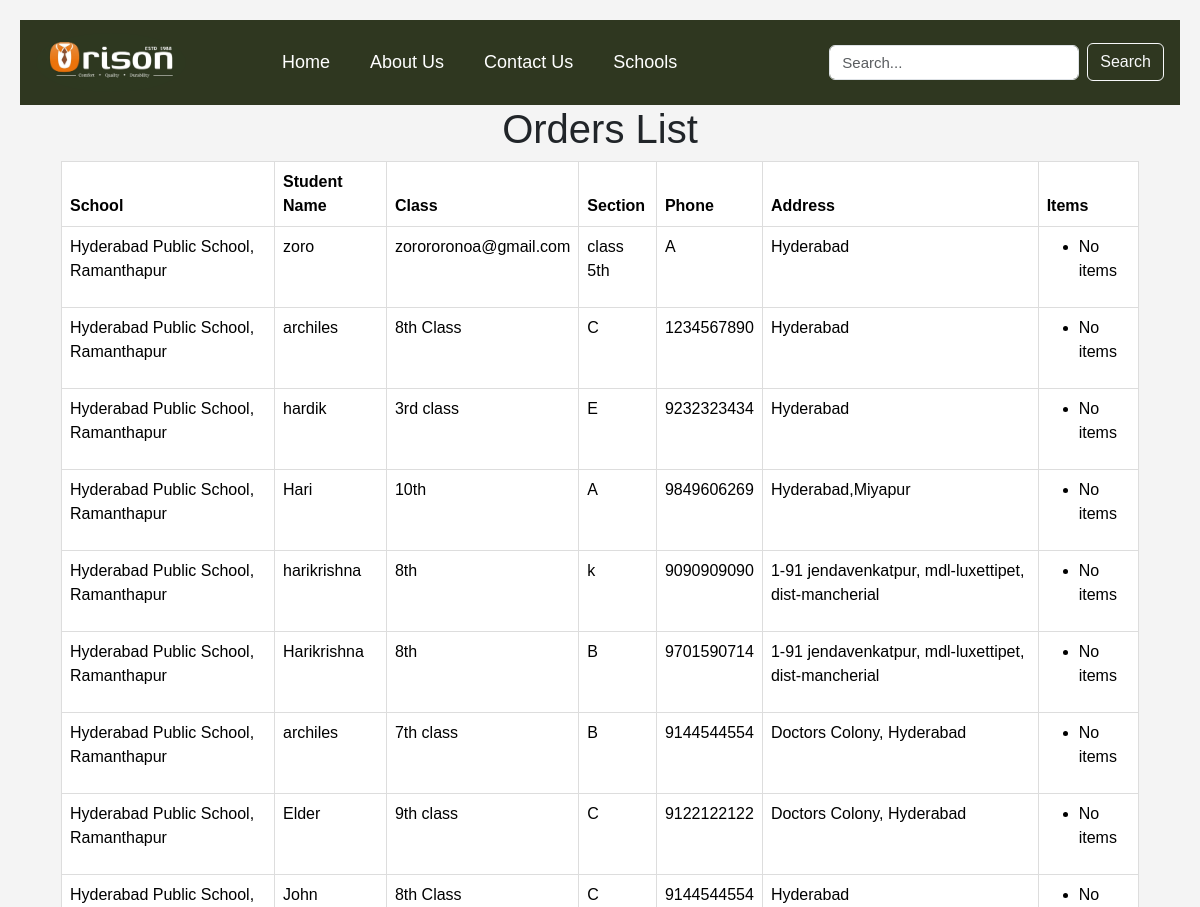
The page /school/hyderabad-public-school-ramanthapur-b20015b7-f5db-432c-940d-10635a8ae80f/orderspage/ (upper part) on the database as committed earlier.
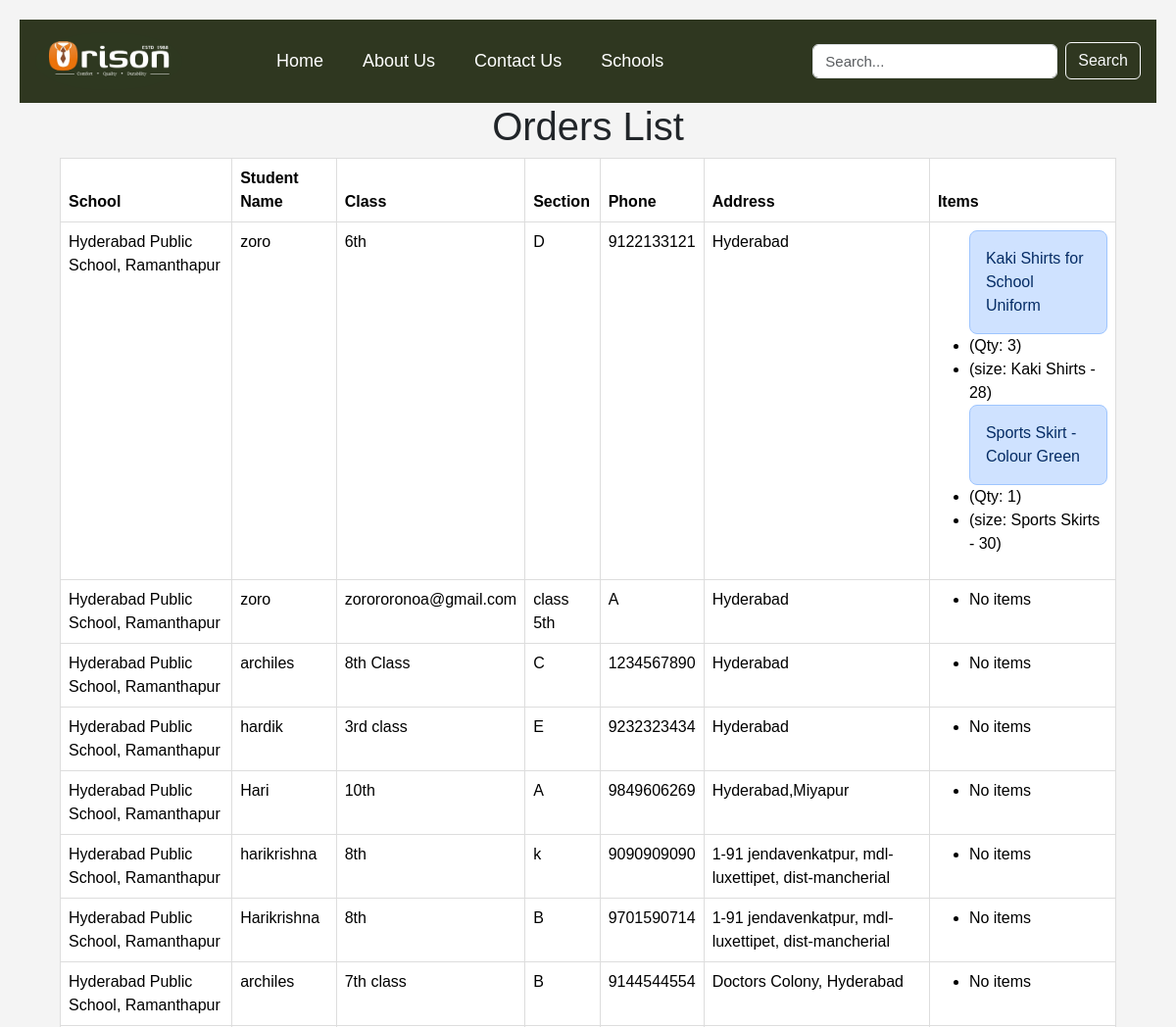
The same page on the database as committed later.
### webapp/models.py (models this page shows, shortened)
class Order(models.Model):
    user = models.ForeignKey(User, on_delete=models.CASCADE, null=True, blank=True)
    school = models.ForeignKey("School", on_delete=models.CASCADE)  # Track the school
    name = models.CharField(max_length=255)  # Student Name
    student_class = models.CharField(max_length=50)  # Class (e.g., 10)
    section = models.CharField(max_length=10)  # Section (e.g., A)
    phone = models.CharField(max_length=15)  # Contact Number
    address = models.TextField()  # Delivery Address
    total_price = models.DecimalField(max_digits=20, decimal_places=2, default=0.00)  # Total order cost
    created_at = models.DateTimeField(auto_now_add=True)  # Timestamp of order
    ORDER_STATUS_CHOICES = (
        ('pending', 'Pending'),
        ('processing', 'Processing'),
        ('shipped', 'Shipped'),
        ('delivered', 'Delivered'),
        ('cancelled', 'Cancelled'),
    )
    order_status = models.CharField(max_length=20, choices=ORDER_STATUS_CHOICES, default='pending')
    PAYMENT_STATUS_CHOICES = (
        ('unpaid', 'Unpaid'),
        ('paid', 'Paid'),
        ('failed', 'Payment Failed'),
    )
    payment_status = models.CharField(max_length=20, choices=PAYMENT_STATUS_CHOICES, default='unpaid')
    token = models.UUIDField(null=True, blank=True, unique=True, editable=False)  # Added token
    barcode_image = models.ImageField(upload_to='barcodes/', null=True, blank=True)  # Confirmed added

class School(models.Model):
    name = models.CharField(max_length=100)
    image = models.ImageField(upload_to='schools/', blank=True, null=True)
    address = models.TextField(blank=True, null=True)
    slug = models.SlugField(unique=True, blank=True)  # Slug must be unique
    is_active = models.BooleanField(default=True)
    created_at = models.DateTimeField(auto_now=True)
    updated_at = models.DateTimeField(auto_now=True)
    numbering = models.IntegerField(default=0)
    class Meta:
        verbose_name_plural = "school"
        ordering = ['numbering']

class OrderItem(models.Model):
    order = models.ForeignKey(Order, on_delete=models.CASCADE, related_name='order_items')
    product = models.ForeignKey("Product", on_delete=models.SET_NULL, null=True)
    quantity = models.PositiveIntegerField(default=1)
    size = models.ForeignKey("Size", on_delete=models.SET_NULL, null=True, blank=True)
    price = models.DecimalField(max_digits=20, decimal_places=2)  # Price at time of order

class Product(models.Model):
    school = models.ForeignKey(School, on_delete=models.CASCADE)
    category = models.ForeignKey(Categories, on_delete=models.CASCADE, default=1)
    name = models.CharField(max_length=100)
    description = models.TextField(blank=True, null=True)
    price = models.DecimalField(max_digits=20, decimal_places=2, blank=True, null=True)
    sizes = models.ManyToManyField(Size, blank=True)
    stock = models.PositiveIntegerField(default=0)
    image = models.ImageField(upload_to='products/')
    created_at = models.DateTimeField(default=datetime.now, blank=True)

class Size(models.Model):
    category = models.ForeignKey(Categories, on_delete=models.CASCADE, related_name="size")
    size = models.CharField(max_length=100)  # Size as a string like '40/28', '30.32', '2,3,4'
    class Meta:
        unique_together = ('size', 'category')
    def __str__(self):
        return f"{self.category.name} - {self.size}"

class Categories(models.Model):
    name = models.CharField(max_length=100)
    school = models.ForeignKey(School, on_delete=models.CASCADE, related_name='categories', null=True, blank=True)
    description = models.TextField(blank=True, null=True)
    slug = models.SlugField(unique=True, blank=True, null=True)
    sequence = models.IntegerField(default=0)
    class Meta:
        verbose_name_plural = "Categories"
        ordering = ['sequence']

### webapp/views.py (the view)
# urls.py: path('school/<slug:slug>/orderspage/',views.orderspage, name='orderspage'),
def orderspage(request, slug):
    school = get_object_or_404(School, slug=slug)
    order = Order.objects.filter(school=school).prefetch_related('order_items__product').order_by('-created_at')
    cart_count = 0
    if request.user.is_authenticated:
        cart, created = Cart.objects.get_or_create(user=request.user)
        cart_count = cart.items.count()
    else:
        cart_count = request.session.get("cart_count", 0)
    return render(request, 'summary/orderspage.html', {'order': order, 'school': school, 'cart_count': cart_count})

### webapp/templates/summary/orderspage.html (shortened to what this page needs)
{% extends 'base.html' %}
{% load static %}
{% block content %}
<div class="container">
    <h1>Orders List</h1>
    <div class="table-responsive">
        <table class="table">
            <thead>
                <tr>
                    <th>School</th>
                    <th>Student Name</th>
                    <th>Class</th>
                    <th>Section</th>
                    <th>Phone</th>
                    <th>Address</th>
                    <th>Items</th>
                </tr>
            </thead>
            <tbody>
                {% for order in order %}
                <tr>
                    <td>{{ order.school.name }}</td>
                    <td>{{ order.name }}</td>
                    <td>{{ order.student_class }}</td>
                    <td>{{ order.section }}</td>
                    <td>{{ order.phone }}</td>
                    <td>{{ order.address }}</td>
                    <td>
                        <ul>
                            {% for item in order.order_items.all %}
                            <li class="p-3 text-primary-emphasis bg-primary-subtle border border-primary-subtle rounded-3" style="list-style-type:none;">{{ item.product.name }}  </li>
                            <li>(Qty: {{ item.quantity }})</li>
                            <li>(size: {{ item.size }})</li>
                            {% empty %}
                            <li>No items</li>
                            {% endfor %}
                        </ul>
                    </td>
                </tr>
                {% empty %}
                <tr>
                    <td colspan="8" style="text-align: center;">No orders available.</td>
                </tr>
                {% endfor %}
            </tbody>
        </table>
    </div>
</div>
{% endblock %}

Rows that differ between the two databases and show on the page:
no longer on this page (row unchanged): Order: school.name "Hyderabad Public School, Ramanthapur", name "Elder", student_class "9th class", section "C", phone "9122122122", address "Doctors Colony, Hyderabad"
no longer on this page (row unchanged): Order: name "John", student_class "8th Class", section "C", phone "9144544554", address "Hyderabad"
added Order: school.name "Hyderabad Public School, Ramanthapur", name "zoro", student_class "6th", section "D", phone "9122133121", address "Hyderabad"
added OrderItem: product.name "Kaki Shirts for School Uniform", quantity "3", size "Kaki Shirts - 28"
added OrderItem: product.name "Sports Skirt - Colour Green", quantity "1", size "Sports Skirts - 30"
